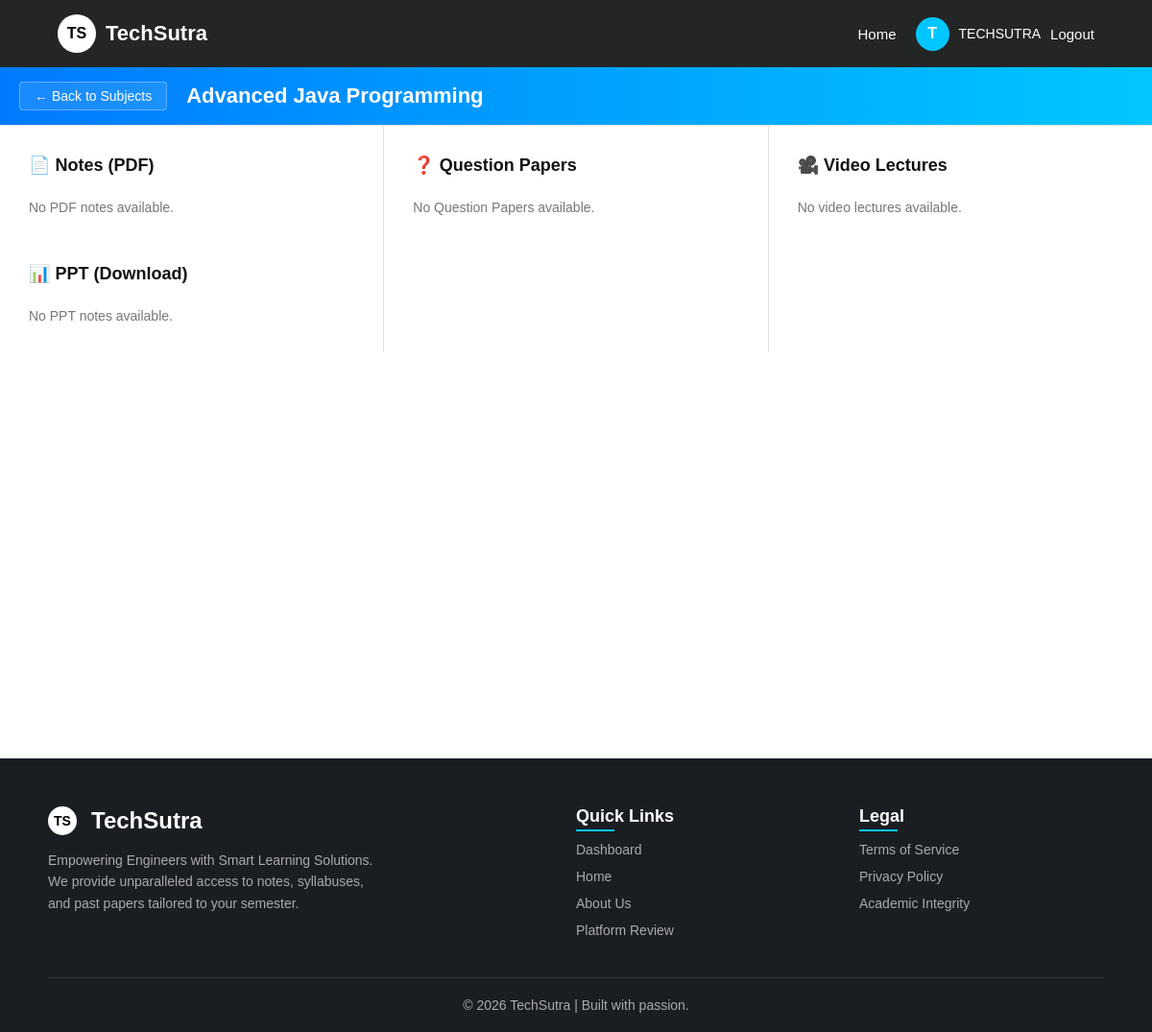
The app's page /resources/69/ (signed in), older data.
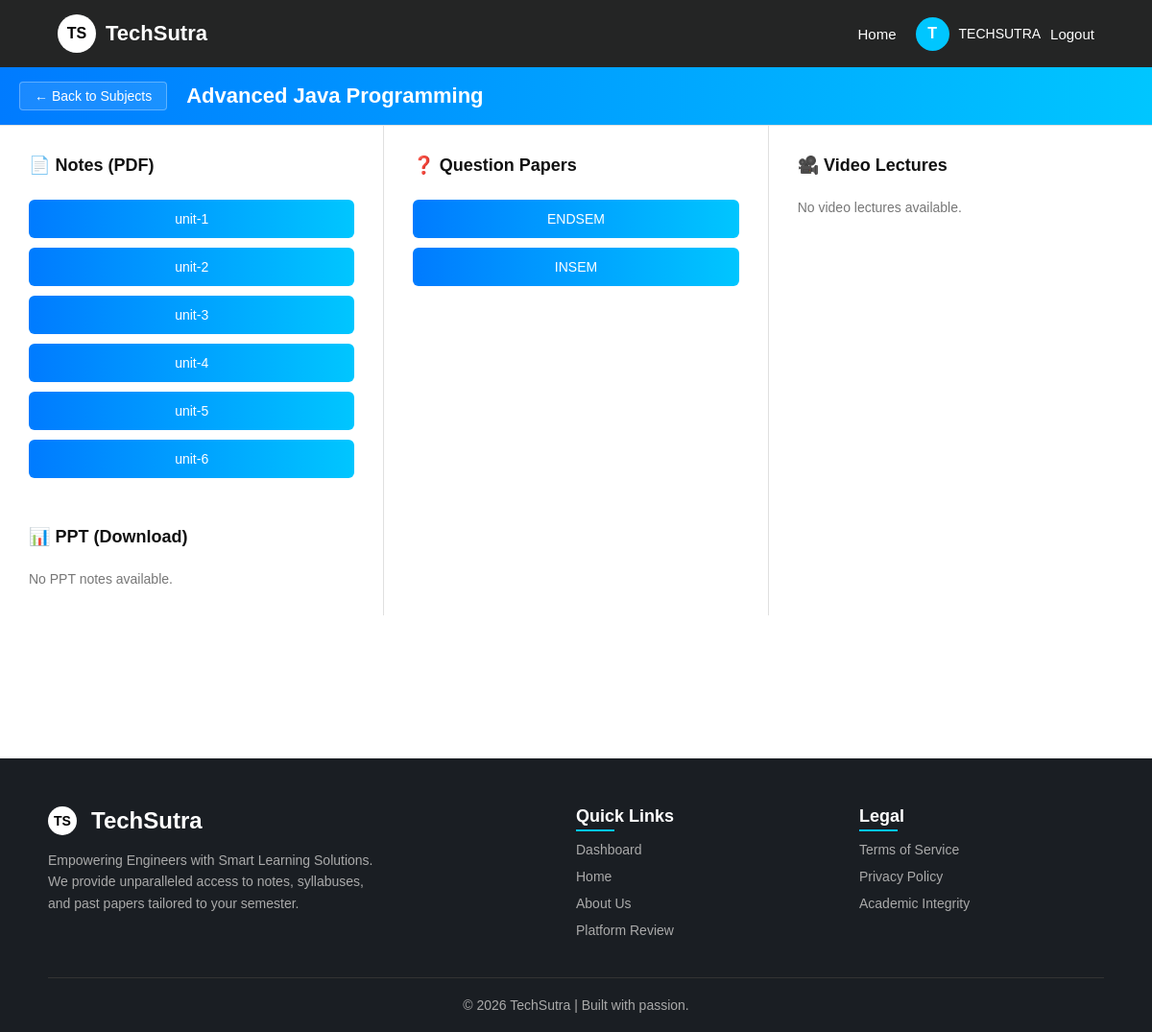
The same page, newer data.
### TechSutraapp/models.py (models this page shows, shortened)
class Resource(models.Model):
    subject = models.ForeignKey(Subject, on_delete=models.CASCADE, related_name="resources")
    title = models.CharField(max_length=200)
    file_type = models.CharField(max_length=20, choices=RESOURCE_TYPES, default='notes_pdf')
    file = models.FileField(
        upload_to='resources/',
        validators=[FileExtensionValidator(
            allowed_extensions=['pdf', 'ppt', 'pptx', 'jpg', 'jpeg', 'png', 'mp4', 'webm', 'ogg']
        )],
        blank=True,
        null=True
    )
    video_url = models.URLField(
        blank=True,
        null=True,
        help_text="For video resources only: Link to YouTube, Vimeo, or other video platforms"
    )
    uploaded_by = models.ForeignKey(User, on_delete=models.CASCADE)

### TechSutraapp/views.py (the view)
# urls.py: path('resources/<int:subject_id>/', resources, name='resources'),
@login_required(login_url='login')
def resources(request, subject_id):
    subject = get_object_or_404(Subject, id=subject_id)
    resources = subject.resources.all()
    video_lectures = subject.video_lectures.all()
    context = {
        'subject': subject,
        'notes_pdf': resources.filter(file_type='notes_pdf'),
        'notes_ppt': resources.filter(file_type='notes_ppt'),
        'question_papers': resources.filter(file_type='qp'),
        'videos': resources.filter(file_type='video'),
        'video_lectures': video_lectures,
        'syllabus': resources.filter(file_type='syllabus')
    }
    return render(request, 'TechSutraapp/resources.html', context)

### TechSutraapp/templates/TechSutraapp/resources.html (shortened to what this page needs)
{% load static %}
<!DOCTYPE html>
<html lang="en">
<head>
    <link rel="stylesheet" href="{% static 'TechSutraapp/css/style.css' %}?v=4.2">
</head>
<body>
<nav class="navbar">
    <div class="brand" onclick="goToDashboard()">
        <div class="brand-logo">TS</div>
        <h2 class="brand-name">TechSutra</h2>
    </div>
        <div class="nav-right" id="navArea">
        <a href="{% url 'home' %}" class="nav-link">Home</a>
        {% if request.user.is_authenticated %}
        <div class="user-section">
            <div class="user-logo" onclick="window.location.href='{% url 'dashboard' %}'">{{ request.user.username.0|upper }}</div>
            <span class="username" id="server-username">{{ request.user.username }}</span>                        <a href="{% url 'logout' %}" class="nav-link">Logout</a>
        </div>
        {% else %}
        <a href="{% url 'login' %}" class="login-btn">Login</a>
        {% endif %}
    </div>
</nav>
<div class="study-resources-wrapper">
    <div class="study-header-band">
        <button class="back-btn" onclick="window.location.href='{% url 'dashboard' %}?branch={{ subject.semester.department.name|urlencode }}&semester=Semester {{ subject.semester.number }}'">&#8592; Back to Subjects</button>
        <h2 class="subject-title">{{ subject.name }}</h2>
    </div>
    <div class="study-grid">
        <div class="study-col">
            <div class="resource-group">
                <h3>📄 Notes (PDF)</h3>
                {% for res in notes_pdf %}
                <button class="resource-btn" onclick="openModal('{% if res.file %}{{ res.file.url }}{% else %}#{% endif %}')">{{ res.title }}</button>
                {% empty %}
                <p style="color:#777; font-size:14px;">No PDF notes available.</p>
                {% endfor %}
            </div>
            <div class="resource-group" style="margin-top:20px;">
                <h3>📊 PPT (Download)</h3>
                {% for res in notes_ppt %}
                <button class="resource-btn" onclick="openModal('{% if res.file %}{{ res.file.url }}{% else %}#{% endif %}')">{{ res.title }}</button>
                {% empty %}
                <p style="color:#777; font-size:14px;">No PPT notes available.</p>
                {% endfor %}
            </div>
        </div>
        <div class="study-col">
            <div class="resource-group">
                <h3>❓ Question Papers</h3>
                {% for res in question_papers %}
                <button class="resource-btn" onclick="openModal('{% if res.file %}{{ res.file.url }}{% else %}#{% endif %}')">{{ res.title }}</button>
                {% empty %}
                <p style="color:#777; font-size:14px;">No Question Papers available.</p>
                {% endfor %}
            </div>
        </div>
        <div class="study-col">
            <div class="resource-group">
                <h3>🎥 Video Lectures</h3>
                {% if videos or video_lectures %}
                    {% for res in videos %}
                    <button class="resource-btn" onclick="openVideoModal('{{ res.id }}', '{{ res.title }}', '{% if res.video_url %}{{ res.video_url }}{% else %}{{ res.file.url }}{% endif %}')">{{ res.title }}</button>
                    {% endfor %}
                    {% for video in video_lectures %}
                    <button class="resource-btn" onclick="openVideoModal('{{ video.id }}', '{{ video.title }}', '{{ video.video_url }}')">{{ video.title }}</button>
                    {% endfor %}
                {% else %}
                <p style="color:#777; font-size:14px;">No video lectures available.</p>
                {% endif %}
            </div>
        </div>
    </div>
</div>
{% include 'TechSutraapp/footer.html' %}
</body>
</html>

Row changes from the older to the newer data that the page shows:
added Resource: title "unit-1", shown under "📄 Notes (PDF)"
added Resource: title "unit-2", shown under "📄 Notes (PDF)"
added Resource: title "unit-3", shown under "📄 Notes (PDF)"
added Resource: title "unit-4", shown under "📄 Notes (PDF)"
added Resource: title "unit-5", shown under "📄 Notes (PDF)"
added Resource: title "unit-6", shown under "📄 Notes (PDF)"
added Resource: title "ENDSEM", shown under "❓ Question Papers"
added Resource: title "INSEM", shown under "❓ Question Papers"
Text that changed along with them:
text no longer shown: "No PDF notes available. No Question Papers available."
